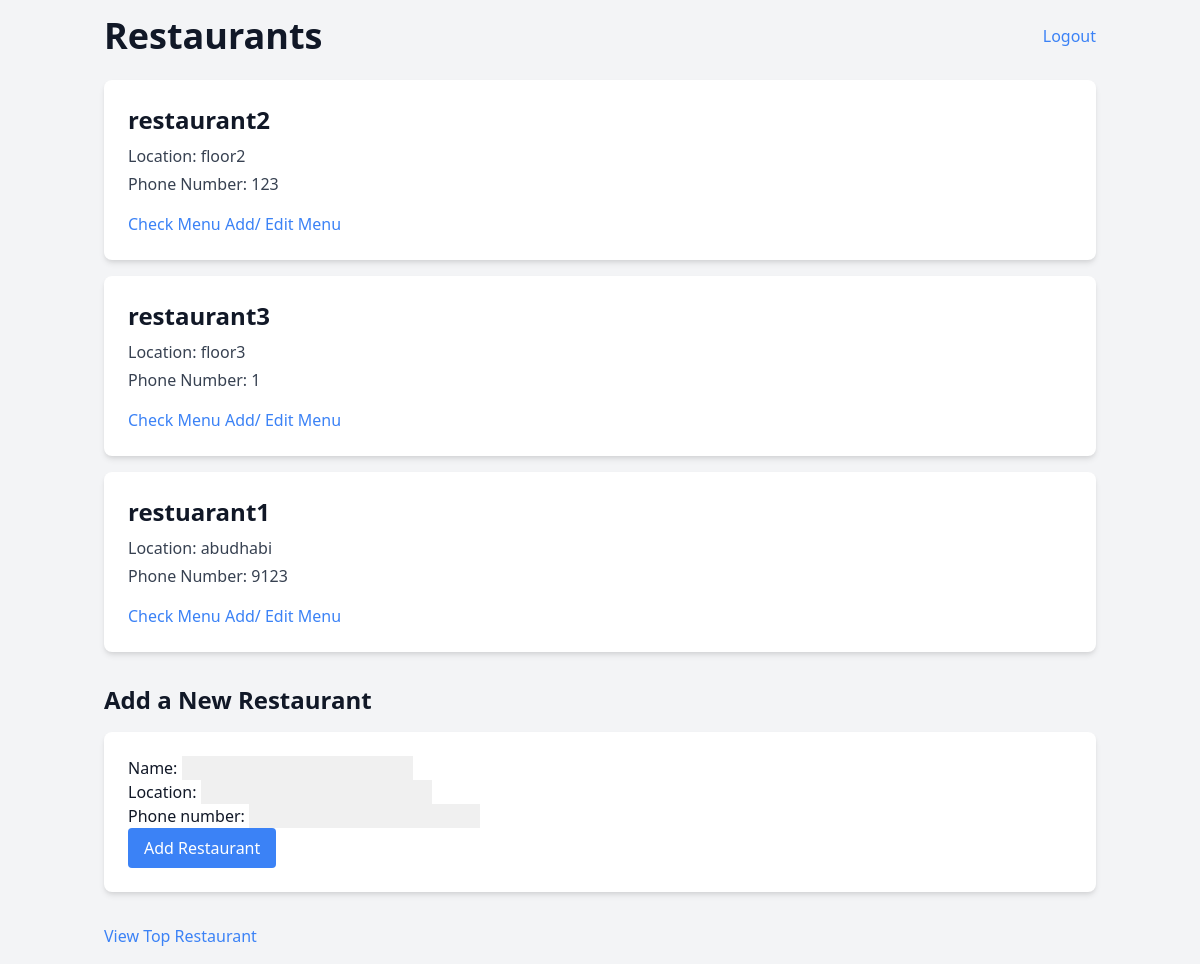
Page / (signed in) on the earlier database version.
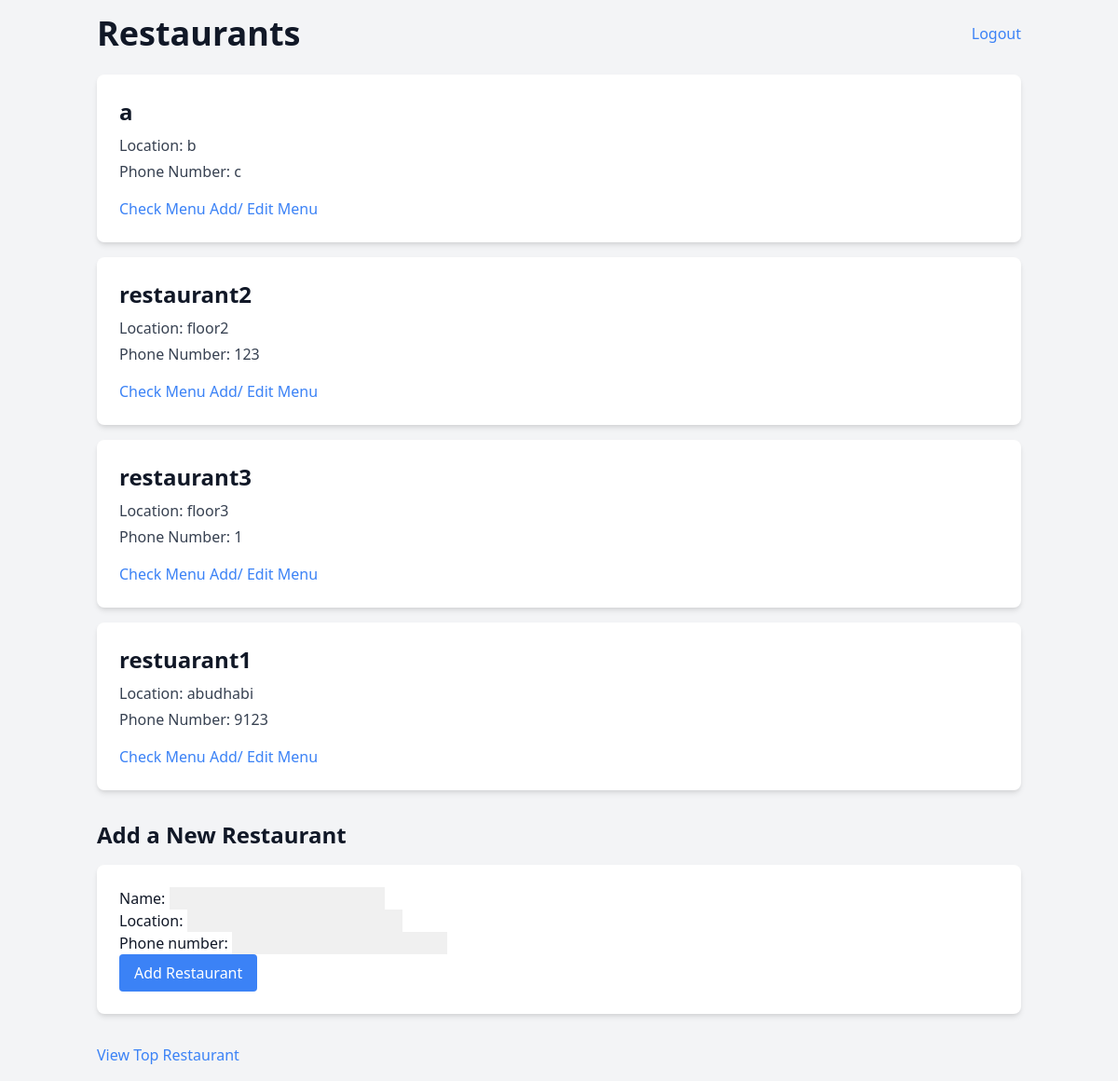
Same page on the later database version.
### restaurant/models.py (models this page shows, shortened)
class Restaurant(models.Model):
    name = models.CharField(max_length=255)
    location = models.CharField(max_length=255)
    phone_number = models.CharField(max_length=255)
    class Meta:
        ordering = ('name', )

### restaurant/views.py (the view)
# urls.py: path("", include("restaurant.urls")),
@login_required
def restaurant(request):
    if request.method == 'POST':
        form = RestaurantForm(request.POST)
        if form.is_valid():
            form.save()
            return redirect('restaurant:restaurant')
    else:
        form = RestaurantForm()
    restaurants = Restaurant.objects.all()
    return render(request, 'restaurant/index.html', {
        'restaurants': restaurants,
        'form': form
    })

### restaurant/forms.py
class RestaurantForm(forms.ModelForm):
    class Meta:
        model = Restaurant
        fields = ['name', 'location', 'phone_number']

### restaurant/templates/restaurant/index.html (shortened to what this page needs)
<!DOCTYPE html>
<html lang="en">
<head>
    <link href="https://cdn.jsdelivr.net/npm/tailwindcss@2.2.19/dist/tailwind.min.css" rel="stylesheet">
</head>
<body class="bg-gray-100 text-gray-900">
    <div class="container mx-auto p-4">
        <div class="flex justify-between items-center mb-6">
            <h1 class="text-4xl font-bold">Restaurants</h1>
            {% if user.is_authenticated %}
                <a href="{% url 'restaurant:logout' %}" class="text-blue-500 hover:underline">Logout</a>
            {% else %}
                <a href="{% url 'restaurant:login' %}" class="text-blue-500 hover:underline">Login</a>
            {% endif %}
        </div>
        <ul class="space-y-4">
            {% for restaurant in restaurants %}
                <li class="bg-white p-6 rounded-lg shadow-md">
                    <h2 class="text-2xl font-semibold mb-2">{{ restaurant.name }}</h2>
                    <p class="text-gray-700 mb-1">Location: {{ restaurant.location }}</p>
                    <p class="text-gray-700 mb-4">Phone Number: {{ restaurant.phone_number }}</p>
                    <a href="{% url 'restaurant:menu2' restaurant.id %}" class="text-blue-500 hover:underline">Check Menu</a>
                    <a href="{% url 'restaurant:add_menu' restaurant.id %}" class="text-blue-500 hover:underline">Add/ Edit Menu</a>
                </li>
            {% endfor %}
        </ul>
        <div class="mt-8">
            <h2 class="text-2xl font-bold mb-4">Add a New Restaurant</h2>
            <form method="post" class="bg-white p-6 rounded-lg shadow-md">
            {{ form.as_p }}
            <button type="submit" class="bg-blue-500 text-white px-4 py-2 rounded">Add Restaurant</button>
            </form>
        </div>
        <div class="mt-8">
            <a href="{% url 'restaurant:results' %}" class="text-blue-500 hover:underline">View Top Restaurant</a>
        </div>
    </div>
</body>
</html>

Differences in the rows shown:
added Restaurant: name "a", location "b", phone_number "c"
